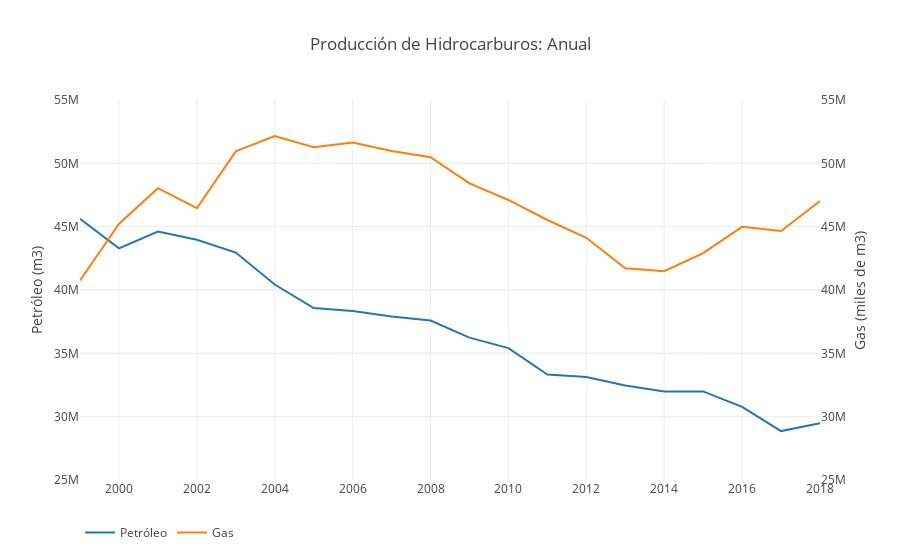

Notebook cell for this chart:
### Code cell
pet_produccion_anual = go.Scatter(
    x=df_pet.anio,
    y=df_pet.produccion_petroleo,
    name='Petróleo'
)

gas_produccion_anual = go.Scatter(
    x=df_gas.anio,
    y=df_gas.produccion_gas,
    yaxis='y2',
    name='Gas'
)
data = [pet_produccion_anual, gas_produccion_anual]
layout = go.Layout(
    title='Producción de Hidrocarburos: Anual',
    yaxis=dict(
        title='Petróleo (m3)',
        range=[25000000, 55000000],
    ),
    yaxis2=dict(
        title='Gas (miles de m3)',
        overlaying='y',
        side='right',
        range=[25000000, 55000000]
    ),
    legend=dict(orientation="h")
)
fig = go.Figure(data=data, layout=layout)
iplot(fig, filename='prod_anual')

### Figure 1 — Plotly figure (JSON) as saved in the notebook; plotly's stock layout.template omitted (floating-point values rounded to 4 significant figures)
{"data": [{"name": "Petróleo", "type": "scatter", "uid": "42926bed-3e02-4990-9dc8-dc8d13cb5f4e", "x": [1999, 2000, 2001, 2002, 2003, 2004, 2005, 2006, 2007, 2008, 2009, 2010, 2011, 2012, 2013, 2014, 2015, 2016, 2017, 2018], "y": ["45,628,372", "43,288,766", "44,616,993", "43,960,582", "42,957,054", "40,432,948", "38,572,465", "38,346,334", "37,904,567", "37,592,946", "36,239,941", "35,413,416", "33,326,279", "33,139,519", "32,461,091", "31,978,256", "31,991,990", "30,768,393", "28,862,470", "29,472,542"]}, {"name": "Gas", "type": "scatter", "uid": "45d43da0-36f8-42b6-8ecf-70d68b38d8b4", "x": [1999, 2000, 2001, 2002, 2003, 2004, 2005, 2006, 2007, 2008, 2009, 2010, 2011, 2012, 2013, 2014, 2015, 2016, 2017, 2018], "y": ["40,749,019", "45,211,565", "48,038,567", "46,457,100", "50,947,741", "52,156,988", "51,278,599", "51,645,774", "50,971,152", "50,488,255", "48,419,249", "47,107,584", "45,527,554", "44,123,694", "41,708,289", "41,484,025", "42,905,533", "44,987,829", "44,656,659", "47,021,182"], "yaxis": "y2"}], "layout": {"legend": {"orientation": "h"}, "title": {"text": "Producción de Hidrocarburos: Anual"}, "yaxis": {"range": [25000000, 55000000], "title": {"text": "Petróleo (m3)"}}, "yaxis2": {"overlaying": "y", "range": [25000000, 55000000], "side": "right", "title": {"text": "Gas (miles de m3)"}}}}
